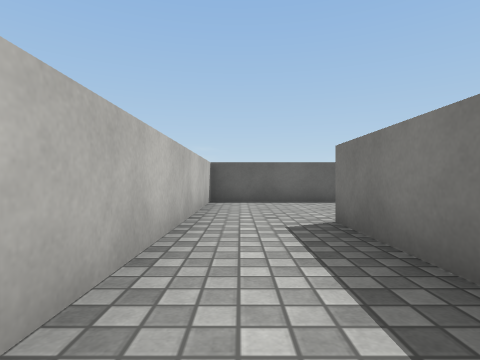
[1] (above)

21 first-person views from a walk through a Unity game level. The camera is 0.55 m above the floor, looks level and sees 80° across. The floor is counted in squares, 1 m on a side. Each view is taken from the middle of a square. On the plan, view 1 faces up. The plan holds only what a view shows up to about 9 squares ahead; the rest is blank. The place goes on beyond the plan. Surface patterns are stand-ins for the level's own textures.

[2]
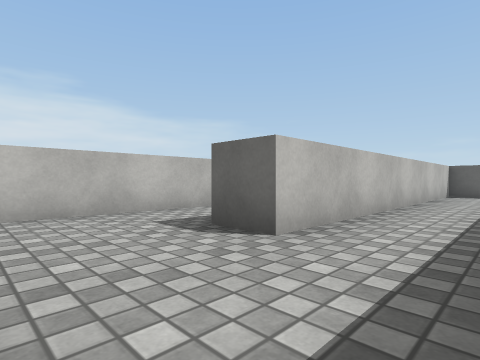

[3]
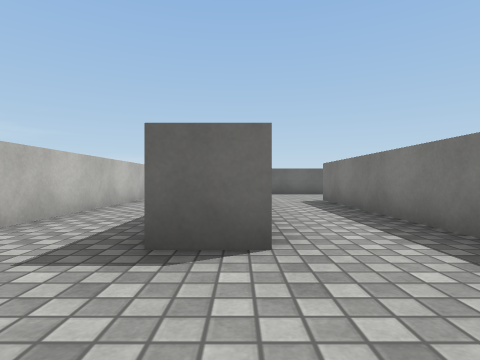

[4]
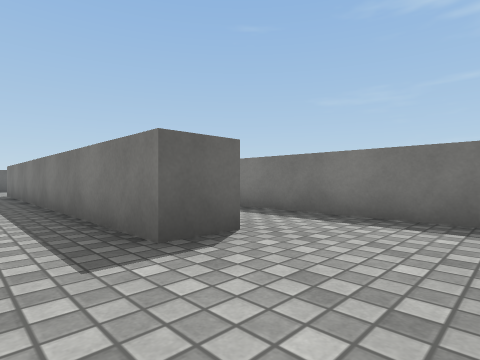

[5]
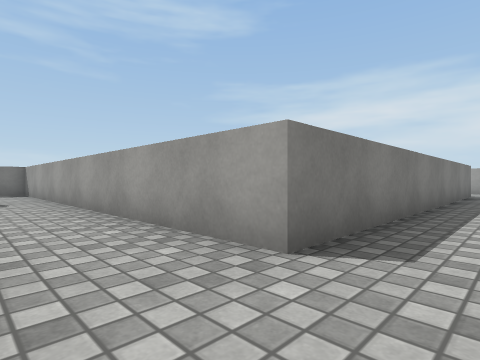

[6]
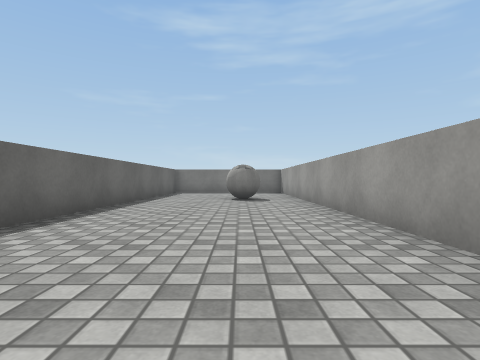

[7]
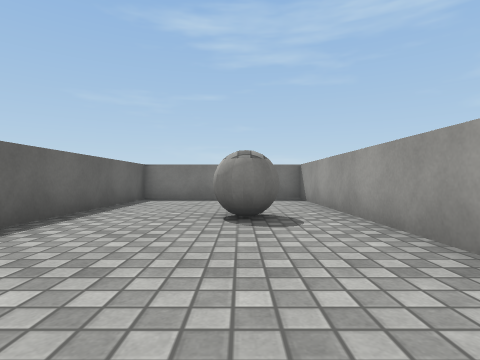

[8]
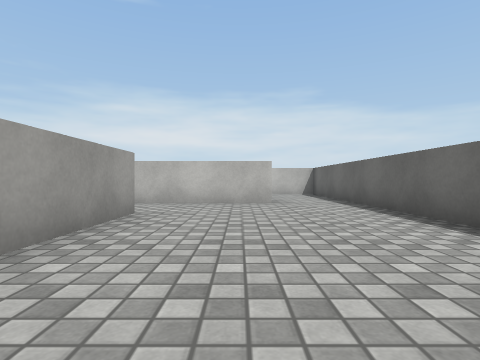

[9]
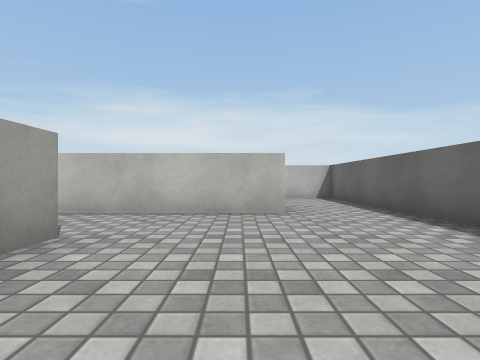

[10]
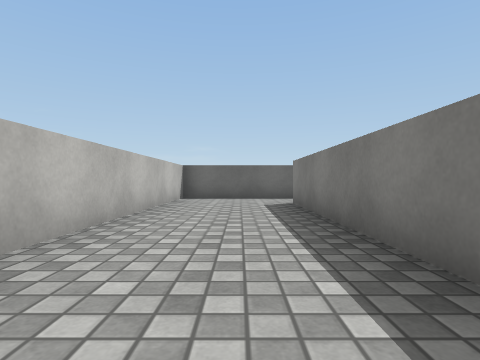

[11]
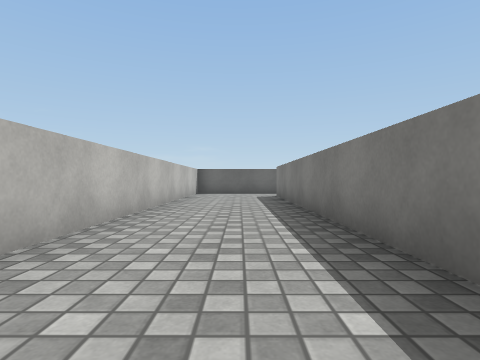

[12]
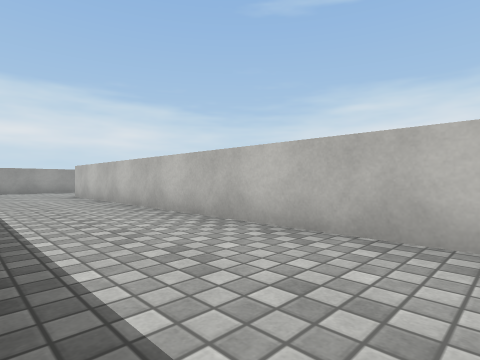

[13]
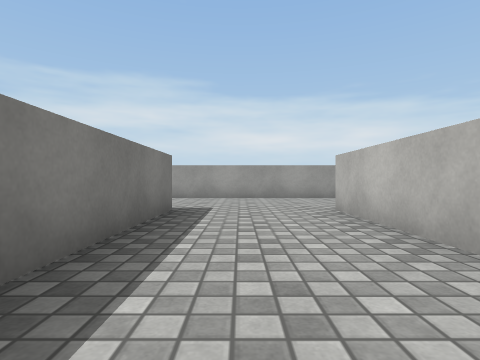

[14]
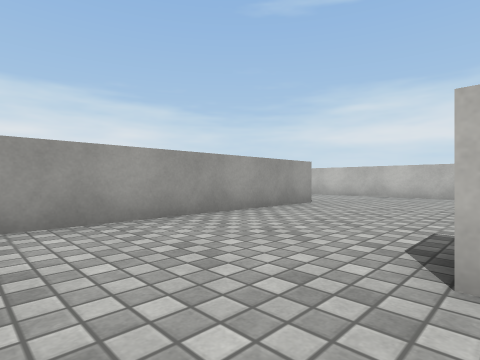

[15]
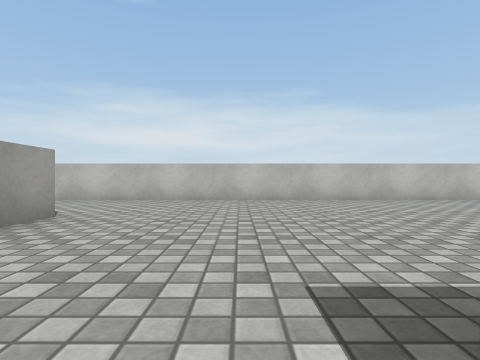

[16]
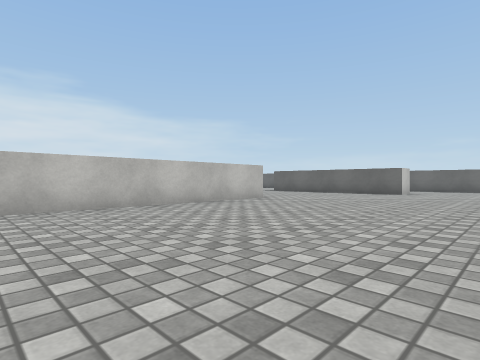

[17]
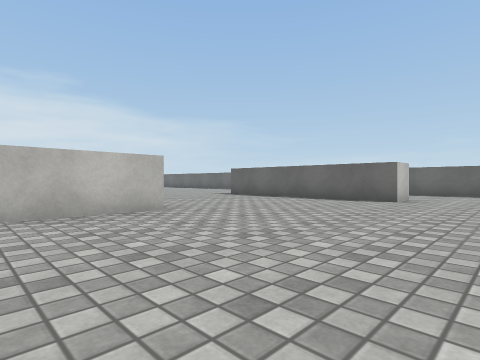

[18]
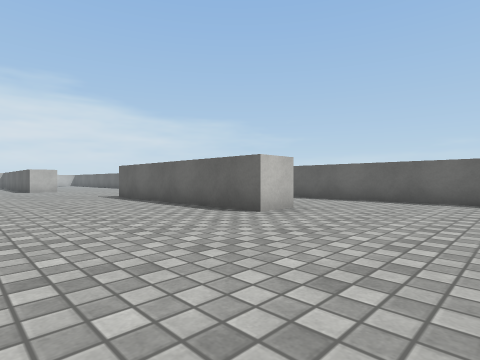

[19]
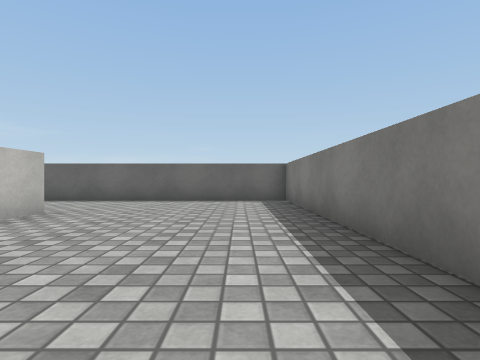

[20]
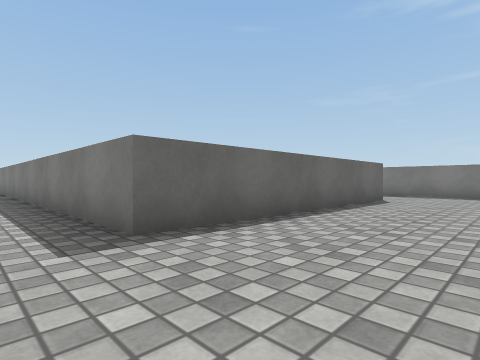

[21]
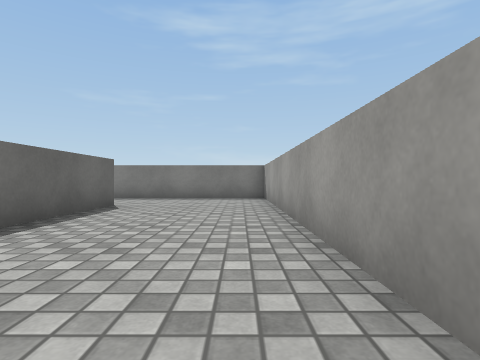

### Floor plan
Points are (right, up) in squares from view 1. A wall is a line through its corners. A room is listed if a view was taken in it or the views show most of it. See-through windows are left out.
Room 1 (views 1, 2, 3, 4, 5, 6, 7, 8, 9)
walls: (-0.7, 4.6) (-0.7, -1.8) (-1.8, -1.8) (-1.8, 8.2) (9.2, 8.2) (9.2, 9); (-3.7, 4.2) (-3.7, -3.6); (1.3, -3.6) (1.3, 3.8); (-3.7, 10.8) (-3.7, 6.9); (9.2, 10.6) (9.2, 12.8) (-3.6, 12.8)
ways out: opening at (-4, 11.5) to room 2; opening at (0.5, 3.5)
objects: ball (5, 10)
Room 2 (views 10, 11, 12, 13, 14, 15, 16, 17, 18, 19, 20, 21)
walls: (-8.7, 6.4) (-8.7, 12.8) (-15.4, 12.8); (-15.7, 3.8) (-15.7, -11); (-12.2, -8.7) (4.8, -8.7) (4.8, -4.1); (-13.2, 9.8) (-13.2, 8.8) (-17.5, 8.8); (2.2, -5.3) (-4.7, -5.3) (-4.7, 10.8); (-3.6, 12.8) (-7.8, 12.8) (-7.8, -5.2)
ways out: opening at (-4, 11.5) to room 1; opening at (-14.5, -11.5)

Where each view was taken, in squares from view 1:
view 1: 0 up, 0 right, facing up
view 2: 4 down, 1 right, facing up-left
view 3: 4 down, 1 left, facing up
view 4: 4 down, 3 left, facing up-right
view 5: 10 up, 3 left, facing down-right
view 6: 10 up, 3 left, facing right
view 7: 10 up, 1 right, facing right
view 8: 10 up, 3 right, facing left
view 9: 10 up, 1 right, facing left
view 10: 4 up, 6 left, facing up
view 11: 1 up, 6 left, facing up
view 12: 5 up, 5 left, facing down-left
view 13: 0 up, 6 left, facing down
view 14: 5 down, 6 left, facing down-left
view 15: 6 down, 8 left, facing left
view 16: 3 down, 10 left, facing up-left
view 17: 1 up, 11 left, facing up-left
view 18: 5 up, 10 left, facing up-left
view 19: 5 up, 10 left, facing up
view 20: 8 down, 6 left, facing up-right
view 21: 8 down, 4 left, facing right
